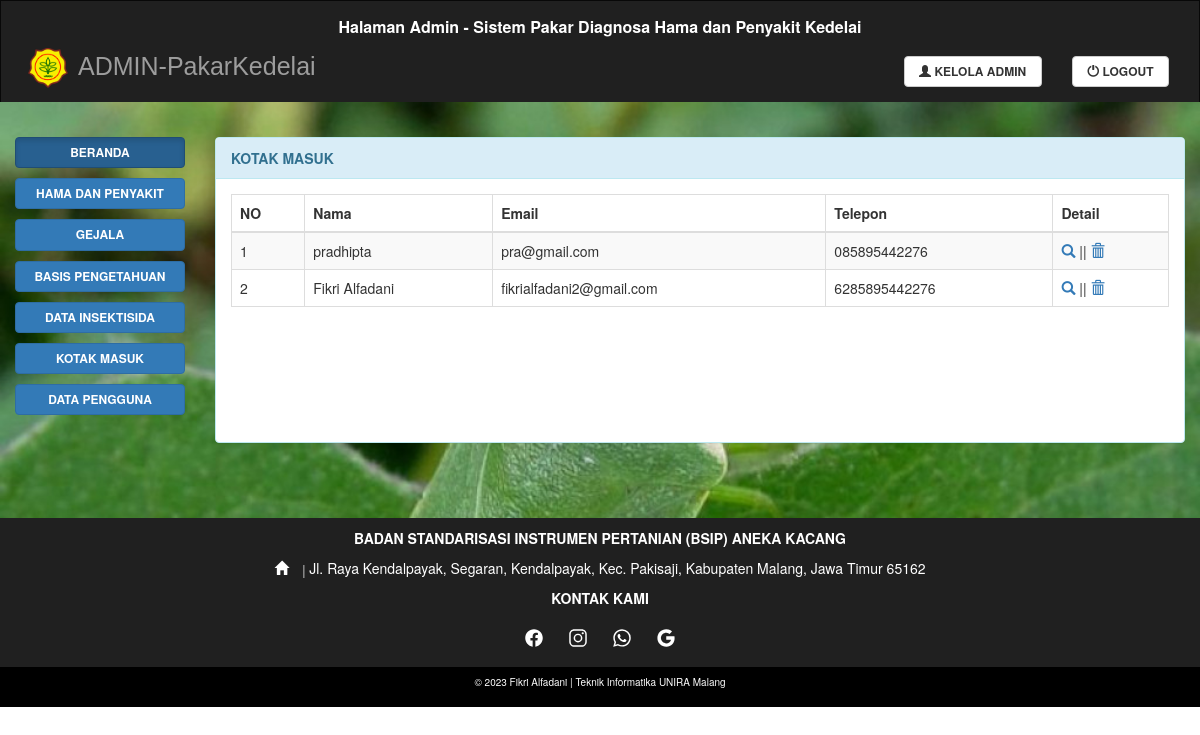
/admin/pesan.php (signed in), run on the app's committed database.
### tables this page shows
CREATE TABLE `kontak` (
  `idkontak` int(20) NOT NULL,
  `namakontak` varchar(50) NOT NULL,
  `emailkontak` varchar(320) NOT NULL,
  `teleponkontak` varchar(20) NOT NULL,
  `pesan` varchar(1000) NOT NULL
);

### admin/pesan.php (the view, shortened to what this page needs)
<?php
include ('../config/koneksi.php');
?>
<!DOCTYPE html>
<html lang="en">
  <head>
    <link rel="stylesheet" href="https://maxcdn.bootstrapcdn.com/bootstrap/3.3.7/css/bootstrap.min.css">
    <link rel="stylesheet" href="../css/custom.css">
  </head>
  <body>
    <nav class="navbar navbar-inverse">
      <?php include "navadmin.php"; ?>
    </nav>
    <div class="container-fluid text-center">
      <div class="row content">
        <?php include "sidenav.php"; ?>
        <div class="col-sm-10 text-left">
          <div class="panel panel-info">
            <div class="panel-heading">KOTAK MASUK</div>
            <div class="panel-body">
              <div class="box-body table-responsive">
                <table id="example1" class="table table-bordered table-striped">
                  <thead>
                    <tr>
                      <th>NO</th>
                      <th>Nama</th>
                      <th>Email</th>
                      <th>Telepon</th>
                      <th>Detail</th>
                    </tr>
                  </thead>
                  <?php
                  $query = mysqli_query($konek_db, 'SELECT * FROM kontak');
                  $no = 1;
                  while ($data = mysqli_fetch_array($query)) {
                    ?>
                    <tr>
                      <td><?php echo $no++ ?></td>
                      <td><?php echo $data['namakontak'] ?></td>
                      <td><?php echo $data['emailkontak'] ?></td>
                      <td><?php echo $data['teleponkontak'] ?></td>
                      <td><a href="adetailpesan.php?id=<?php echo $data['idkontak']; ?>"><i class='glyphicon glyphicon-search'></i></a> || <a href="adeletepesan.php?id=<?php echo $data['idkontak']; ?>" onclick='return checkDelete()'><i class='glyphicon glyphicon-trash'></i></a> </td>
                    </tr>
                  <?php } ?>
                </table><br><br><br><br><br>
              </div>
            </div>
          </div>
        </div>
      </div>
    </div>
    <?php include "../footer.php"; ?>
  </body>
</html>

### css/custom.css (style rules this page uses)
.panel.panel-info { font-size: 14px; }
.panel-heading { font-weight: bold; }
.navbar { background: rgb(32, 32, 32); border-bottom: 0; border-radius: 10px; margin-bottom: 0; border-radius: 0; height: auto; }
.row.content { background-image: url(../img/bg.jpg); background-size: cover; position: relative; padding-top: 35px; padding-bottom: 55px; }

### data on the page
kontak: namakontak "pradhipta", emailkontak "pra@gmail.com", teleponkontak "085895442276"
kontak: namakontak "Fikri Alfadani", emailkontak "fikrialfadani2@gmail.com", teleponkontak "6285895442276"
